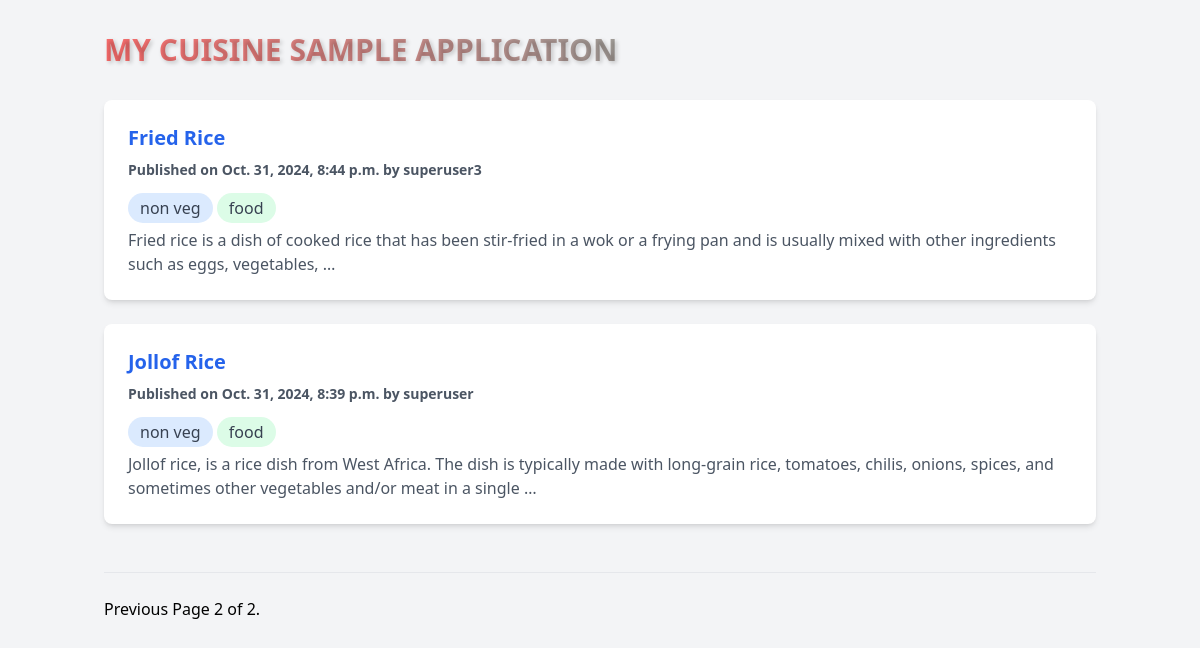
The page /cuisine/?page=2 on the database its author committed.
### cuisine/models.py (models this page shows, shortened)
class Cuisine(models.Model):
    name = models.CharField(max_length=20)
    type = models.CharField(max_length=8,
                                choices=(('veg', 'Veg'), ('non veg', 'NV')),
                                default='non veg')
    catg = models.CharField(max_length=8,
                                choices=CATG_CHOICE,
                                default='food')
    slug = models.SlugField(max_length=30, unique_for_date='publish')
    desc = models.TextField()
    pic = models.ImageField(upload_to='cuisine_pic', blank=True, null=True)
    author = models.ForeignKey(User,
                                related_name='cuisine_user',
                                on_delete=models.CASCADE)
    publish = models.DateTimeField(default=timezone.now)
    created = models.DateTimeField(auto_now_add=True)
    update = models.DateTimeField(auto_now=True)
    status = models.CharField(max_length=10,
                                    choices=STATUS_CHOICE,
                                    default='draft')
    class Meta:
        ordering = ('-publish',)
    def get_absolute_url(self):
        return reverse("cuisine:Cuisine_detail",
                        args=[self.slug]
                        )

### cuisine/views.py (the view)
class CuisineListView(ListView):
    queryset = Cuisine.objects.all()
    context_object_name = 'cuisines'
    paginate_by = 3 # 3 posts in each page
    template_name = 'cuisine/cuisine/list.html'

### cuisine/templates/cuisine/cuisine/list.html (shortened to what this page needs)
{% extends "cuisine/base.html" %}
{% block content %}
    <h1 class="text-3xl font-bold text-blue-600
        mb-8 custom-gradient special-heading">
        MY CUISINE SAMPLE APPLICATION
    </h1>
    {% for cuisine in cuisines %}
        <div class="bg-white rounded-lg shadow-md p-6 mb-6 fade-in card-hover">
            <h2 class="text-xl font-semibold text-blue-600 hover:text-purple-500">
                <a class="hover:underline" href="{{ cuisine.get_absolute_url }}">
                    {{ cuisine.name }}
                </a>
            </h2>
            <p class="text-sm font-semibold text-gray-600 mt-2">
                Published on {{ cuisine.publish }} by {{ cuisine.author }}
            </p>
            <div class="mt-4 text-gray-700">
                <span class="bg-blue-100 px-3 py-1 rounded-full">{{ cuisine.type }}</span>
                <span class="bg-green-100 px-3 py-1 rounded-full">{{ cuisine.catg }}</span>
            </div>
            <div class="mt-2 text-gray-600">
                {{ cuisine.desc|truncatewords:30|linebreaks }}
            </div>
        </div>
    {% endfor %}
    <br><hr><br>
    {% include "pagination.html" with page=page_obj %}
{% endblock %}

### cuisine/static/cuisine/css/cuisine.css (style rules this page uses)
.fade-in { animation: fadeIn 0.5s ease-in !important; }
.special-heading { text-shadow: 2px 2px 4px rgba(0,0,0,0.2) !important; }
.custom-gradient { background: linear-gradient(45deg, #FF6B6B, #4ECDC4) !important; -webkit-background-clip: text !important; -webkit-text-fill-color: transparent !important; }
.card-hover { transition: transform 0.2s ease !important; }

### rows shown on the page
Cuisine: name "Fried Rice", publish "Oct. 31, 2024, 8:44 p.m.", author "superuser3", type "non veg", catg "food", desc "Fried rice is a dish of cooked rice that has been stir-fried in a wok or a frying pan and is usually mixed with other ingredients such as eggs, vegetables, …"
Cuisine: name "Jollof Rice", publish "Oct. 31, 2024, 8:39 p.m.", author "superuser", type "non veg", catg "food", desc "Jollof rice, is a rice dish from West Africa. The dish is typically made with long-grain rice, tomatoes, chilis, onions, spices, and sometimes other vegetables and/or meat in a single …"

### other values the page prints
{{ page.number }} "2"
{{ page.paginator.num_pages }} "2"
